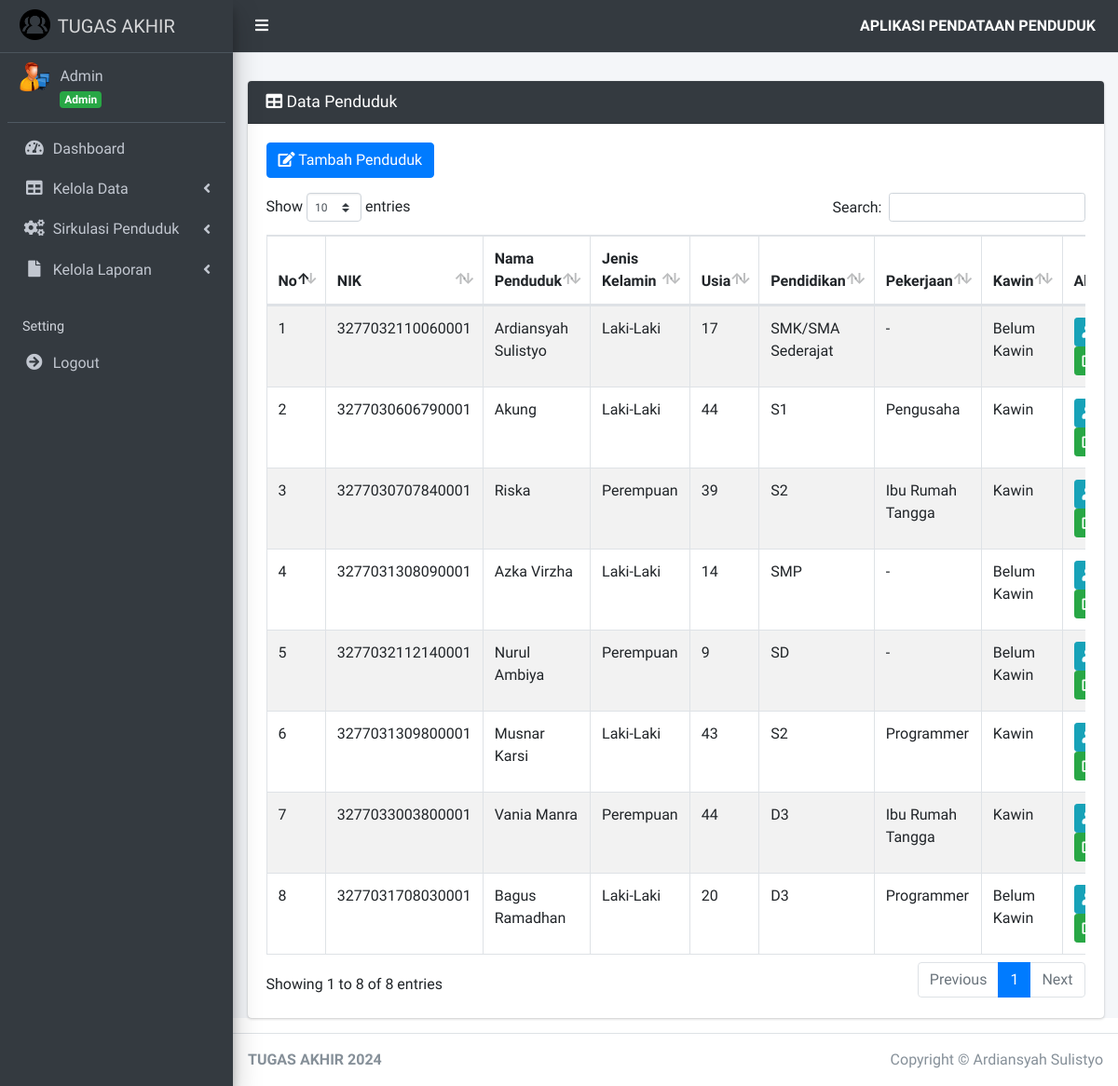
The page /index.php?page=penduduk (signed in) on the database as committed earlier.
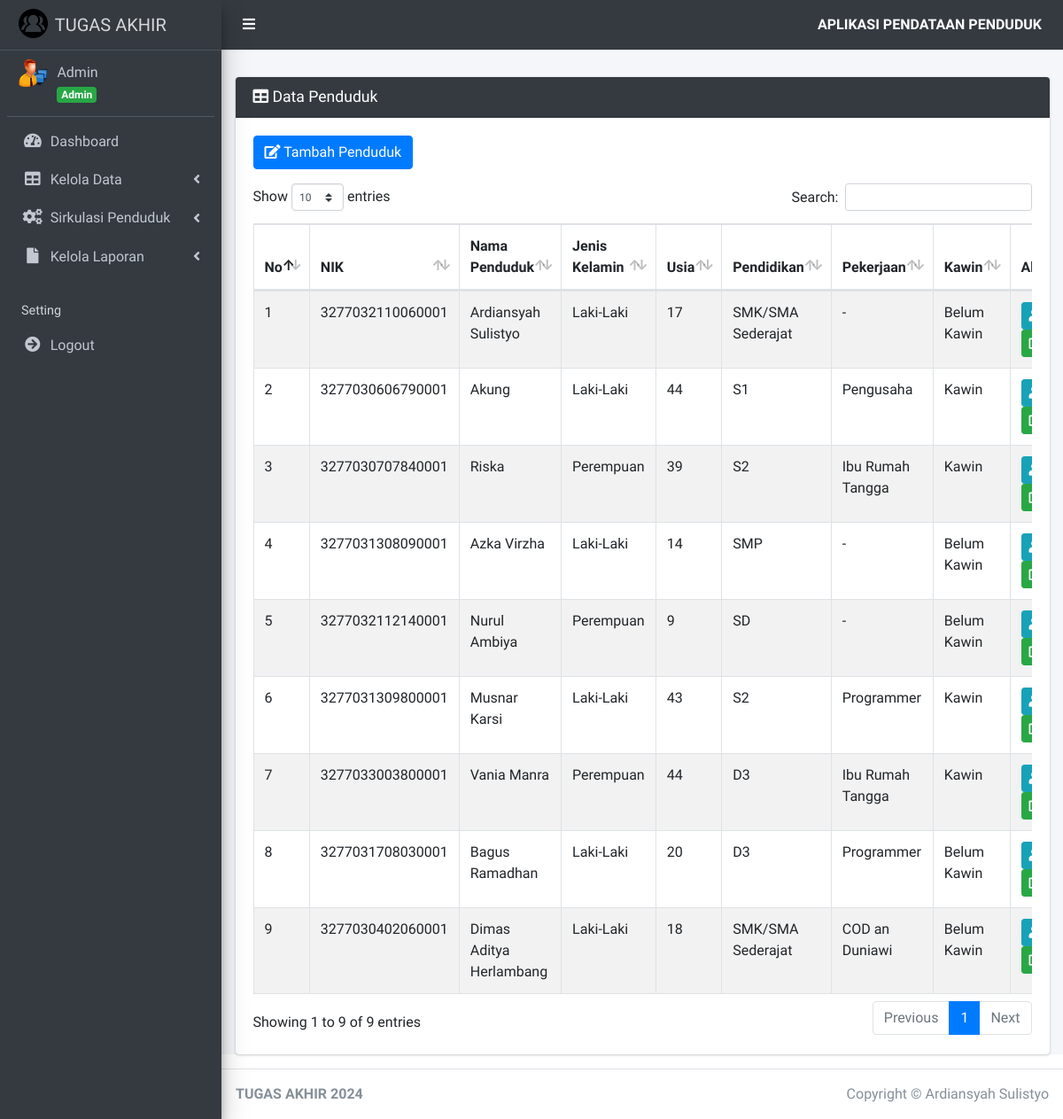
The same page on the database as committed later.
### tables this page shows
CREATE TABLE `penduduk` (
  `id_penduduk` int(11) NOT NULL,
  `id_user` int(11) NOT NULL,
  `nik_penduduk` varchar(16) NOT NULL,
  `nama_penduduk` varchar(45) NOT NULL,
  `tempat_lahir_penduduk` varchar(30) NOT NULL,
  `tanggal_lahir_penduduk` date NOT NULL,
  `jenis_kelamin_penduduk` enum('Laki-Laki','Perempuan') NOT NULL,
  `alamat_penduduk` text NOT NULL,
  `desa_kelurahan_penduduk` varchar(30) NOT NULL,
  `kecamatan_penduduk` varchar(30) NOT NULL,
  `kabupaten_kota_penduduk` varchar(30) NOT NULL,
  `provinsi_penduduk` varchar(30) NOT NULL,
  `negara_penduduk` varchar(30) NOT NULL,
  `rt_penduduk` varchar(3) NOT NULL,
  `rw_penduduk` varchar(3) NOT NULL,
  `agama_penduduk` enum('Islam','Kristen','Katolik','Hindu','Buddha','Konghucu') NOT NULL,
  `pendidikan_terakhir_penduduk` varchar(20) NOT NULL,
  `pekerjaan_penduduk` varchar(20) NOT NULL,
  `status_perkawinan_penduduk` enum('Kawin','Tidak Kawin','Belum Kawin','Cerai') NOT NULL,
  `status` enum('Ada','Meninggal') NOT NULL,
  `status_keluarga` enum('Sudah Berkeluarga','Belum Berkeluarga','','') NOT NULL
);

### pages/penduduk/index.php (the view)
<?php
$hasil = mysqli_query($koneksi, "SELECT *, TIMESTAMPDIFF(YEAR, `tanggal_lahir_penduduk`, CURDATE()) AS usia_penduduk FROM `penduduk`");
$data_penduduk = [];
while ($row = mysqli_fetch_assoc($hasil)) {
    $data_penduduk[] = $row;
}
?>
<div class="card card-dark">
    <div class="card-header">
        <h3 class="card-title">
            <i class="fa fa-table"></i>
            Data Penduduk
        </h3>
    </div>
    <div class="card-body">
        <div class="table-responsive">
            <div class="mb-3">
                <a href="?page=tambah_penduduk" class="btn btn-primary">
                    <i class="fa fa-edit"></i> Tambah Penduduk
                </a>
            </div>
            <table class="table table-striped table-condensed table-bordered table-hover" id="example1">
                <thead>
                    <tr>
                        <th>No</th>
                        <th>NIK</th>
                        <th>Nama Penduduk</th>
                        <th>Jenis Kelamin</th>
                        <th>Usia</th>
                        <th>Pendidikan</th>
                        <th>Pekerjaan</th>
                        <th>Kawin</th>
                        <th>Aksi</th>
                    </tr>
                </thead>
                <tbody>
                    <?php $nomor = 1; ?>
                    <?php foreach ($data_penduduk as $penduduk) : ?>
                        <tr>
                            <td><?= $nomor++ ?></td>
                            <td><?= $penduduk['nik_penduduk'] ?></td>
                            <td><?= $penduduk['nama_penduduk'] ?></td>
                            <td><?= $penduduk['jenis_kelamin_penduduk'] ?></td>
                            <td><?= $penduduk['usia_penduduk'] ?></td>
                            <td><?= $penduduk['pendidikan_terakhir_penduduk'] ?></td>
                            <td><?= $penduduk['pekerjaan_penduduk'] ?></td>
                            <td><?= $penduduk['status_perkawinan_penduduk'] ?></td>
                            <td>
                                <a href="?page=detail_penduduk&id_penduduk=<?= $penduduk['id_penduduk']; ?>" title="Detail" class="btn btn-info btn-sm">
                                    <i class="fa fa-user"></i>
                                </a>
                                <a href="?page=edit_penduduk&id_penduduk=<?= $penduduk['id_penduduk']; ?>" title="Ubah" class="btn btn-success btn-sm">
                                    <i class="fa fa-edit"></i>
                                </a>
                            </td>
                        </tr>
                    <?php endforeach ?>
                </tbody>
            </table>
        </div>
    </div>
</div>

Rows that differ between the two databases and show on the page:
added penduduk: nik_penduduk "3277030402060001", nama_penduduk "Dimas Aditya Herlambang", jenis_kelamin_penduduk "Laki-Laki", usia_penduduk "18", pendidikan_terakhir_penduduk "SMK/SMA Sederajat", pekerjaan_penduduk "COD an Duniawi", status_perkawinan_penduduk "Belum Kawin"
Other text that changed with them:
text written by a page script: "Show entries Search: Showing 1 to 8 of 8 entries Previous 1 Next" → "Show entries Search: Showing 1 to 9 of 9 entries Previous 1 Next"
